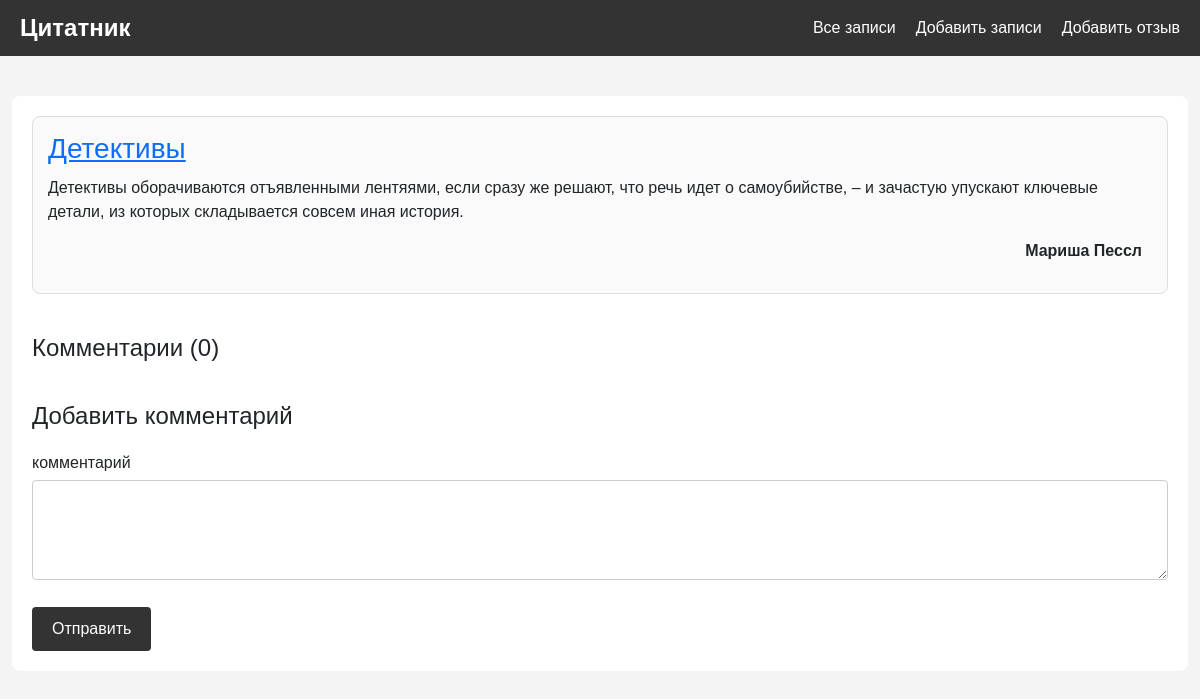
Page /notes/2 on the earlier database version.
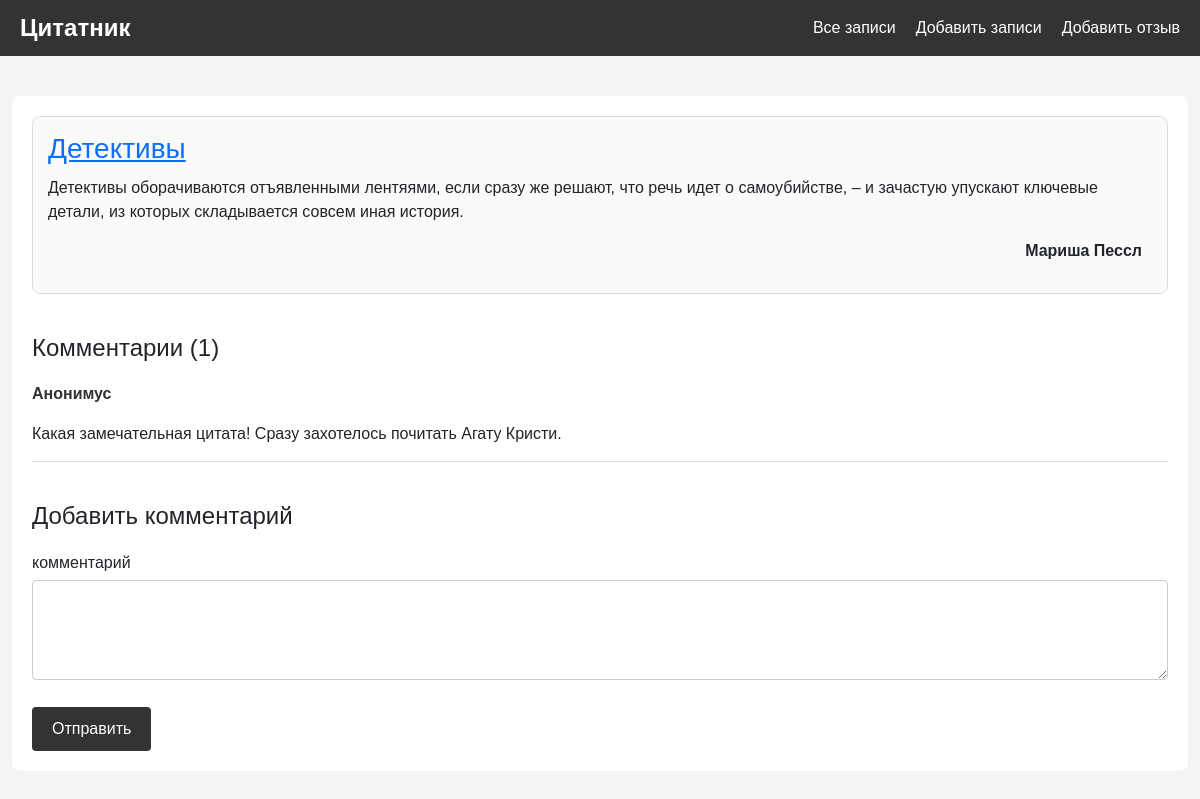
Same page on the later database version.
### core/models.py (models this page shows)
class NoteComment(models.Model):
    class Meta:
        verbose_name = 'Комментарий'
        verbose_name_plural = 'Комментарии'
    note = models.ForeignKey(
                             Note,
                             blank=False,
                             on_delete=models.CASCADE,
                             null=False,
                             related_name='comment_note',
                             default=1
                             )
    text = models.CharField( max_length=280 )
    author = models.CharField( max_length=255, default='Анонимус' )
    created_date = models.DateTimeField( auto_now_add=True )

### core/views.py (the view, shortened to what this page needs)
# urls.py: path( 'notes/<int:note_id>', note_detail, name='note_detail' ),
def note_detail( request, note_id ):
    note = Note.objects.get( id = note_id )
    comments_of_the_post = NoteComment.objects.filter( note = note )
    comment_add_form = CommentAddForm()
    context ={
        'note':note,
        'comments':comments_of_the_post,
        'comment_add_form':comment_add_form
        }
    return render(request,'note_detail.html',context)

### core/forms.py
class CommentAddForm(forms.Form):
    text = forms.CharField( max_length = 250, widget=forms.Textarea )

### templates/note_detail.html (shortened to what this page needs)
{% extends 'base.html' %}
{% block content %}
<div class="container-post">
    <div class="post-card">
        <h3><a href="{% url 'note_detail' note.id %}">{{note.title}}</a></h3>
        <div>
            <p>{{note.text}}</p>
            <p class="author-signature">{{note.author}}</p>
        </div>
    </div>
    <div class="comments-section">
        <h4>Комментарии ({{ comments|length }})</h4>
        {% for comment in comments %}
        <div class="comment">
            <p class="comment-author">{{comment.author}}</p>
            <p class="comment-text">{{comment.text}}</p>
        </div>
        {% endfor %}
    </div>
    <div class="comment-form">
        <h4>Добавить комментарий</h4>
        <form action="{% url 'note_detail' note.id %}" method="post">
            <label for="text">комментарий</label>
            <textarea id="text" name="text" required></textarea>
            <button type="submit">Отправить</button>
        </form>
    </div>
</div>
{% endblock %}

Differences in the rows shown:
added NoteComment: author "Анонимус", text "Какая замечательная цитата! Сразу захотелось почитать Агату Кристи."
Other differences:
{{ comments|length }}: "0" → "1"
